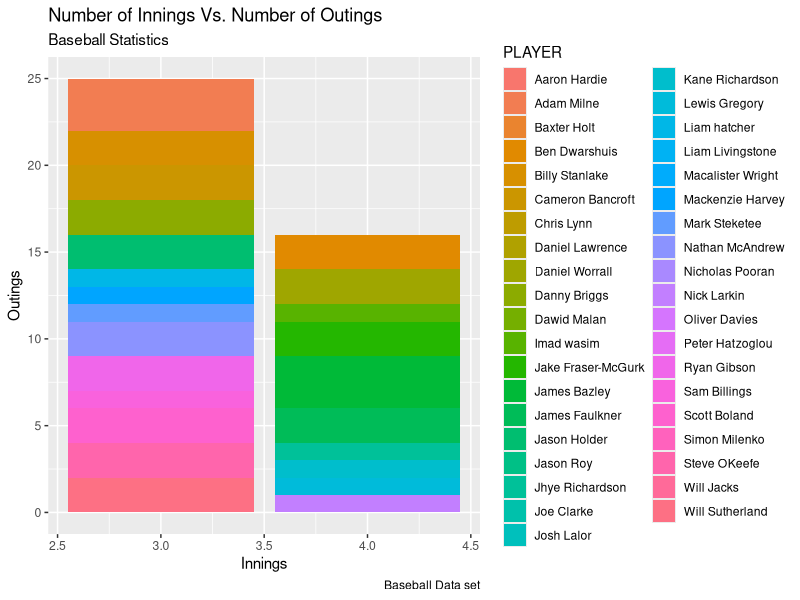
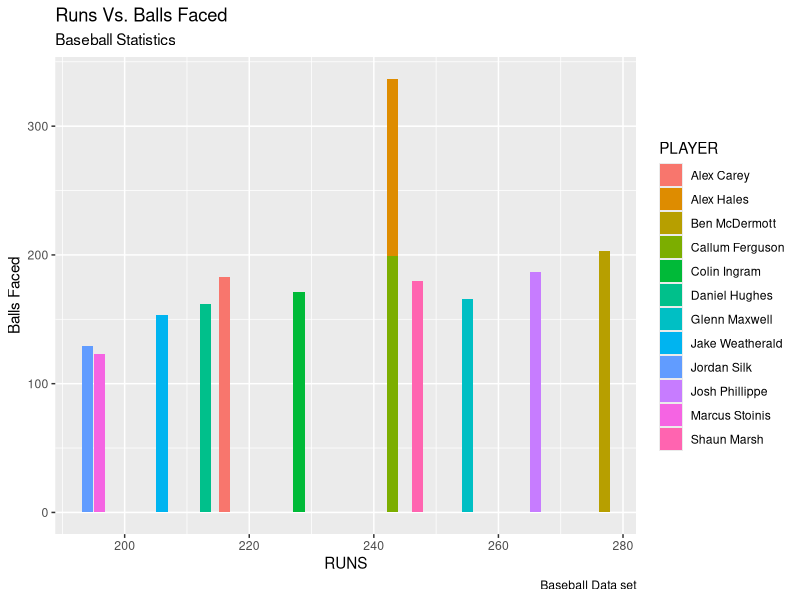
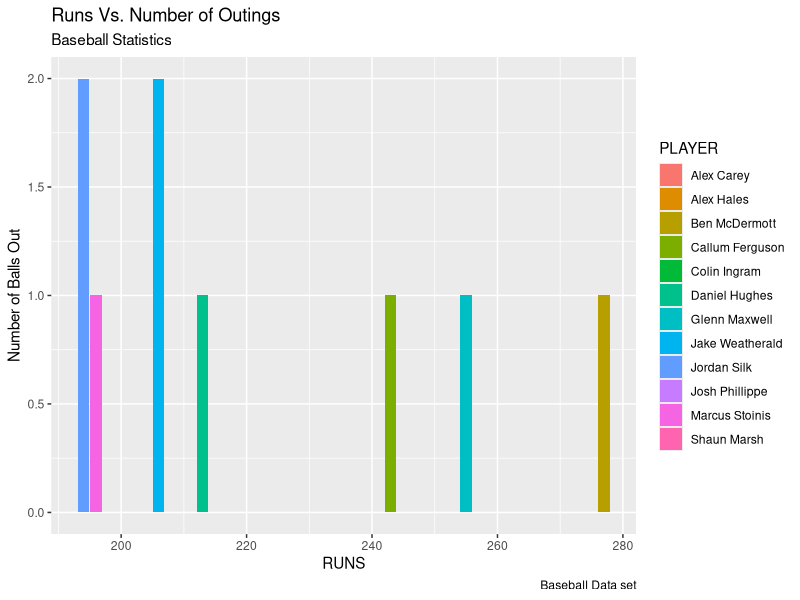

Here is the R script that generated these plots, in order:
## ---- chunk 1
install.packages("tidyverse")
install.packages("readr")
## ---- chunk 2
library(tidyverse)
library(readr)
## ---- chunk 3
baseball <- read_csv("BigBash - Sheet1.csv")

baseball
## ---- chunk 4
names(baseball)[4] <- "NOT_OUT"

baseball

Filters <- filter(baseball, INNINGS >= 3 & INNINGS <= 4)
Filters

baseball_one <- select(Filters, INNINGS, NOT_OUT, PLAYER)
baseball_one

ggplot(data = baseball_one, mapping = aes(x = INNINGS, y = NOT_OUT, fill = PLAYER )) + geom_bar(stat = "identity")  + labs(title = "Number of Innings Vs. Number of Outings", subtitle = "Baseball Statistics", x = "Innings", y = "Outings", caption = "Baseball Data set")

#> How many outings between 3 and 4 innings is there per player? predict how many outings is per player
Average <- mean(baseball_one$INNINGS)
cat(Average, "\n")
Standard_deviation <- sd(baseball_one$INNINGS)
cat(Standard_deviation, "\n")
Range <- range(baseball_one$INNINGS)
cat(Range, "\n")
Median <- median(baseball_one$INNINGS)
cat(Median)
## ---- chunk 5
names(baseball)[8] <- "BALL_FACED"

baseball

Filters_two <- filter(baseball, RUNS >= 190 & BALL_FACED <= 230)
Filters_two

baseball_two <- select(Filters_two, RUNS, BALL_FACED, PLAYER)
baseball_two

ggplot(data = baseball_two, mapping = aes(x = RUNS, y = BALL_FACED, fill = PLAYER, bins = 10 )) + geom_bar(stat = "identity")  + labs(title = "Runs Vs. Balls Faced", subtitle = "Baseball Statistics", x = "RUNS", y = "Balls Faced", caption = "Baseball Data set")

#> 
Average_two <- mean(baseball_two$RUNS)
cat(Average_two, "\n")
Standard_deviation_two <- sd(baseball_two$RUNS)
cat(Standard_deviation_two, "\n")
Range_two <- range(baseball_two$RUNS)
cat(Range_two, "\n")
Median_two <- median(baseball_two$RUNS)
cat(Median_two)
## ---- chunk 6
names(baseball)[4] <- "NOT_OUT"

baseball

Filters_three <- filter(baseball, RUNS >= 190 & NOT_OUT <= 4)
Filters_three

baseball_three <- select(Filters_three, RUNS, NOT_OUT, PLAYER)
baseball_three

ggplot(data = baseball_three, mapping = aes(x = RUNS, y = NOT_OUT, fill = PLAYER, bins = 10 )) + geom_bar(stat = "identity")  + labs(title = "Runs Vs. Number of Outings", subtitle = "Baseball Statistics", x = "RUNS", y = "Number of Balls Out", caption = "Baseball Data set")

#> 
Average_three <- mean(baseball_three$NOT_OUT)
cat(Average_three, "\n")
Standard_deviation_three <- sd(baseball_three$NOT_OUT)
cat(Standard_deviation_three, "\n")
Range_three <- range(baseball_three$NOT_OUT)
cat(Range_three, "\n")
Median_three <- median(baseball_three$NOT_OUT)
cat(Median_three)
